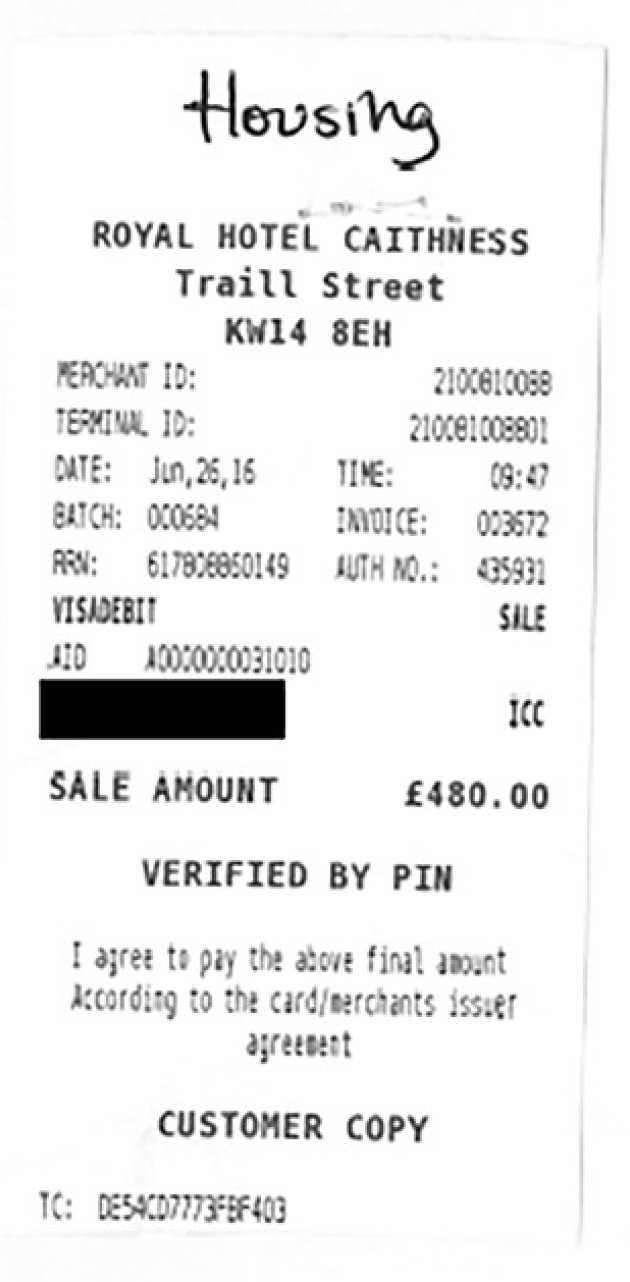
#> input picture vision/img/receipt.jpg, 630 x 1282 px, found by its file name
$ jupyter execute --allow-errors ocr.ipynb   (shell and % lines are left out)
#> lines starting #> are read from the running program, lines starting #| are printed output that depends on the picture
Run this cell to install the necessary packages, if they are not already installed.

[cell 1]
import io
import matplotlib.pyplot as plt
from cv2 import cv2
import locale
locale.setlocale(locale.LC_ALL, 'C')
from tesserocr import *
from google.cloud import vision
from PIL import Image
import numpy as np

[cell 2]
def show_image(img, title=""):
    plt.figure(figsize=(5,88))
    plt.imshow(img)
    plt.title(title)
    plt.show()

Load the image (filename specified in `img`) to run the recognition on.

You can optionally set `PERFORM_THRESHOLDING` to `True`, to perform thresholding. It is advised to preprocess an image if there are unwanted objects in the background (e.g. img/amoxicillin_prescription.png)

[cell 3]
PERFORM_THRESHOLDING = False
img = cv2.imread("img/receipt.jpg")
#> img is the input picture: shape (1282, 630, 3); min 0, max 255, mean 237.2
if PERFORM_THRESHOLDING:
    _, img = cv2.threshold(cv2.cvtColor(img, cv2.COLOR_BGR2GRAY), 0, 255, cv2.THRESH_BINARY | cv2.THRESH_OTSU)
    img = cv2.cvtColor(img, cv2.COLOR_GRAY2BGR)
show_image(img)

# Tesseract OCR

Tesseract can run in different page segmentation modes. In many cases it is enough to run it on auto (PSM.AUTO), but it is often useful to provide it with some hint on what the layout of the input image is.

We consider three modes here:
* `PSM.SINGLE_BLOCK` -- Assume a single uniform block of text.
* `PSM.SPARSE_TEXT` -- Sparse text. Find as much text as possible in no particular order.
* `PSM.SINGLE_COLUMN` -- Assume a single column of text of variable sizes.

The illustration of how they behave is provided below.

One can read more on different PSMs in Tesseract OCR documentation.

#> (a cell that did not finish here is left out)

[cell 5]
def tesseract_ocr(tesseract, img):
    pil_image = Image.fromarray(img)
    tesseract.SetImage(pil_image)
    tesseract.Recognize()
    return tesseract.GetIterator()

def display_tesseract_results(img, level):
    n = len(tesseract_modes)
    fig, axs = plt.subplots(1,n, figsize=(5*n, 88))
    for (name, tesseract), ax in zip(tesseract_modes, axs):
        results = tesseract_ocr(tesseract, img)
        _img = img.copy()
        tokens = []
        for r in iterate_level(results, level):
            text = r.GetUTF8Text(level)
            tokens += [text]
            bb = r.BoundingBox(level)
            cv2.rectangle(_img, (bb[0], bb[1]), (bb[2], bb[3]), (255, 0, 0), 2)
        print(name)
        print(tokens)
        print()
        ax.set_title(name)
        ax.imshow(_img)

The results (i.e. recognised texts and their locations) that are returned by Tesseract are arranged in a hierarchy, and therefore can be accessed at different levels. In this notebook, we show the results by paragraph, text line and word. One may find other levels (namely blocks of text and characters) useful for their application.

## By paragraph

#> (a cell that did not finish here is left out)

## By text line

#> (a cell that did not finish here is left out)

## By word

#> (a cell that did not finish here is left out)

# Google Vision API

As an alternative to Tesseract OCR, we also explore Google Vision. As opposed to Tesseract, it does not run locally, but on the Google's servers. In order to use it, valid credentials need to be provided in `GOOGLE_APPLICATION_CREDENTIALS` environment variable (more details in the Google's documentation)

[cell 9]
google_image_annotator = vision.ImageAnnotatorClient()

[cell 10]
def google_document_text_detection(img):
    buf = io.BytesIO()
    img_pil = Image.fromarray(img)
    img_pil.save(buf, 'PNG')
    byte_image = buf.getvalue()

    document_image = vision.types.Image(content=byte_image)
    image_response = google_image_annotator.document_text_detection(image=document_image, image_context={"language_hints": ["en"]})
    page = image_response.full_text_annotation.pages[0]
    return page

def google_text_detection(img):
    buf = io.BytesIO()
    img_pil = Image.fromarray(img)
    img_pil.save(buf, 'PNG')
    byte_image = buf.getvalue()

    document_image = vision.types.Image(content=byte_image)
    image_response = google_image_annotator.text_detection(image=document_image, image_context={"language_hints": ["en"]})
    page = image_response.full_text_annotation.pages[0]
    return page

Google Vision API does not have options for differents modes of page segmentation, however there's still some degree of flexibility provided. There are two models that are tuned on two different tasks:

* Text Detection model -- detects and extracts text from any image
* Document Text Detection model -- performs the same operation, but is tuned for dense texts and documents

The choice of the model depends on the nature and structure of the images to be recognised (same as with PSM of Tesseract OCR). We show the results produced by both models in this notebook.

[cell 11]
pages = [
    ("Google Text Detection", google_text_detection(img)),
    ("Google Document Text Detection", google_document_text_detection(img)),
]

[cell 12]
def get_symbol_text(symbol):
    text = symbol.text
    if symbol.property.HasField('detected_break'):
        if symbol.property.detected_break == vision.enums.TextAnnotation.DetectedBreak.BreakType.LINE_BREAK:
            text += "\n"
        else:
            text += " "
    return text

def get_word_text(word):
    return "".join([get_symbol_text(x) for x in word.symbols])

def get_paragraph_text(para):
    return "".join([get_word_text(x) for x in para.words])

def get_block_text(block):
    return "".join([get_paragraph_text(x) for x in block.paragraphs])

[cell 13]
def add_bounding_box(img, bb):
    cv2.polylines(img, [np.array([[point.x, point.y] for point in bb])], True, (255, 0, 0), 2)


def get_google_words(page, img):
    _img = img.copy()
    texts = []
    for block in page.blocks:
        for para in block.paragraphs:
            for word in para.words:
                texts += [get_word_text(word)]
                add_bounding_box(_img, word.bounding_box.vertices)
    return texts, _img

def get_google_paragraphs(page, img):
    _img = img.copy()
    texts = []
    for block in page.blocks:
        for para in block.paragraphs:
            texts += [get_paragraph_text(para)]
            add_bounding_box(_img, para.bounding_box.vertices)
    return texts, _img

def get_google_blocks(page, img):
    _img = img.copy()
    texts = []
    for block in page.blocks:
        texts += [get_block_text(block)]
        add_bounding_box(_img, block.bounding_box.vertices)
    return texts, _img

def display_google_results(pages, img, func):
    n = len(pages)
#> n = 2
    fig, axs = plt.subplots(1,n, figsize=(5*n, 88))
    for (name, page), ax in zip(pages, axs):
        texts, _img = func(page, img)
        print(name)
        print(texts)
        print()
        ax.imshow(_img)
        ax.set_title(name)
#> this loop made 2 passes
#> name on passes 1 to 2: 'Google Text Detection', 'Google Document Text Detection'
#| Google Text Detection
#| []
#| Google Document Text Detection
#| []
    plt.show()
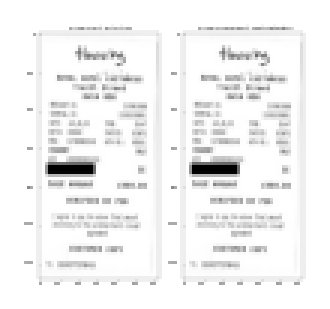
#> figure drawn by matplotlib, 2 panels

Similar to Tesseract OCR, Google Vision also provides results in a hierarchical manner. Hence, they can be browsed at different levels. As an example, iteration over text blocks, paragraphs and individual words are shown below.

## By text block

[cell 14]
display_google_results(pages, img, get_google_blocks)

## By paragraph

[cell 15]
display_google_results(pages, img, get_google_paragraphs)
#> the loop in display_google_results (call 2), `for (name, page), ax in zip(pages, axs):` made 2 passes
#| Google Text Detection
#| []
#| Google Document Text Detection
#| []

## By word

[cell 16]
display_google_results(pages, img, get_google_words)

$ run again, with vision/img/amoxicillin_prescription.png saved as vision/img/receipt.jpg
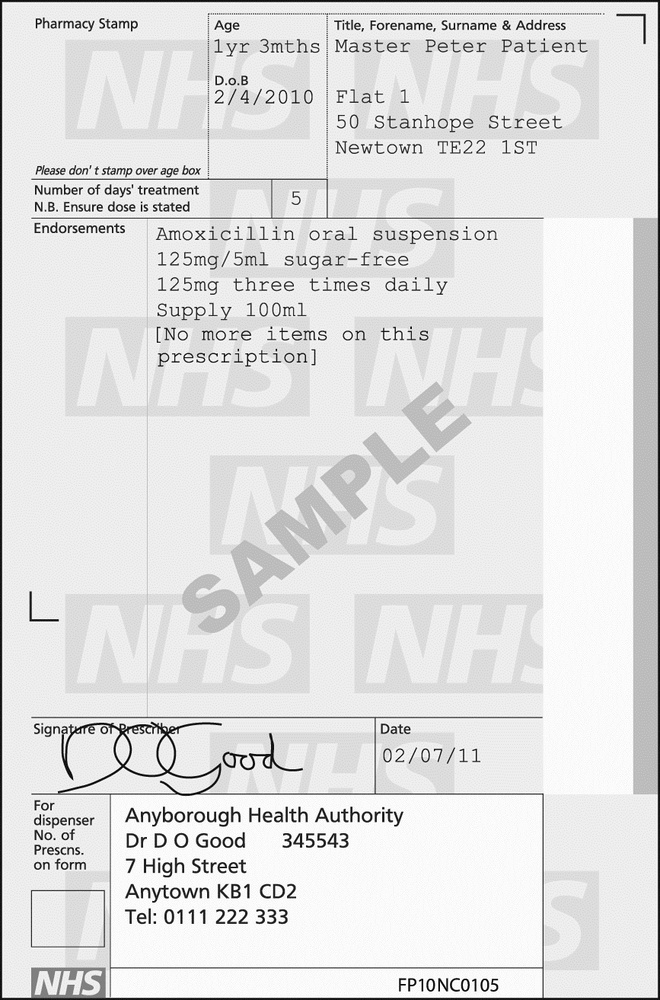
#> input picture vision/img/amoxicillin_prescription.png, 660 x 1000 px, shrunk from 867 x 1313 before the run, found by its file name
#> img is the input picture: shape (1000, 660, 3); min 0, max 255, mean 225.7
#> n = 2
#> the loop in display_google_results, `for (name, page), ax in zip(pages, axs):` made 2 passes
#> name on passes 1 to 2: 'Google Text Detection', 'Google Document Text Detection'
#> (printed output is left out)
#> in display_google_results, `plt.show()`:
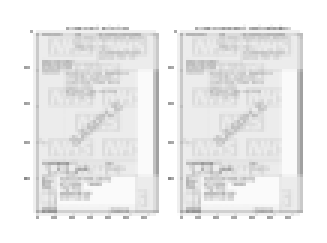
#> figure drawn by matplotlib, 2 panels
#> the loop in display_google_results (call 2), `for (name, page), ax in zip(pages, axs):` made 2 passes
#> (printed output is left out)

$ run again, with vision/img/form_segment.png saved as vision/img/receipt.jpg
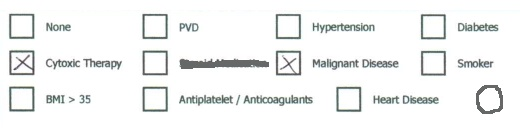
#> input picture vision/img/form_segment.png, 520 x 130 px, found by its file name
#> img is the input picture: shape (130, 520, 3); mean B, G, R 241.9, 242.3, 241.1
#> n = 2
#> the loop in display_google_results, `for (name, page), ax in zip(pages, axs):` made 2 passes
#> name on passes 1 to 2: 'Google Text Detection', 'Google Document Text Detection'
#> (printed output is left out)
#> in display_google_results, `plt.show()`:
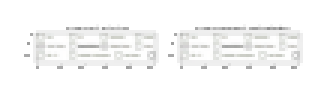
#> figure drawn by matplotlib, 2 panels; B, G, R data is drawn as R, G, B
#> the loop in display_google_results (call 2), `for (name, page), ax in zip(pages, axs):` made 2 passes
#> (printed output is left out)
